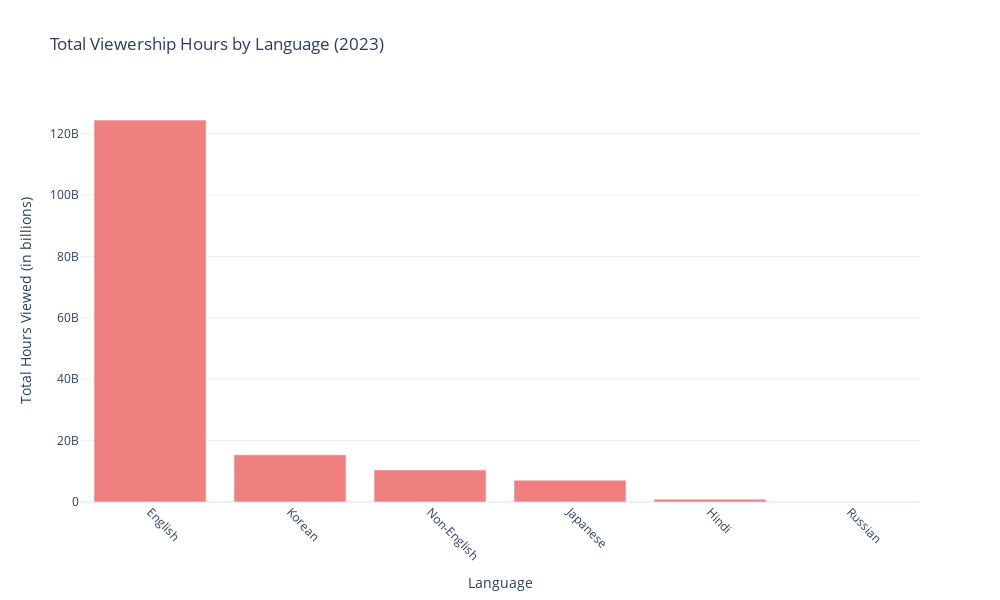

Notebook source saved alongside this figure:
### Markdown cell above
let’s analyze the distribution of viewership across different languages to understand which languages are contributing the most to Netflix’s content consumption

### Code cell
#The visualization reveals that English-language content significantly dominates Netflix’s viewership, followed by other languages like Korean. It indicates that Netflix’s primary audience is consuming 
#English content, although non-English shows and movies also have a considerable viewership share, which shows a diverse content strategy

# aggregate viewership hours by language
language_viewership = netflix_data.groupby('Language Indicator')['Hours Viewed'].sum().sort_values(ascending=False)

fig = go.Figure(data=[
    go.Bar(
        x=language_viewership.index,
        y=language_viewership.values,
        marker_color='lightcoral'
    )
])

fig.update_layout(
    title='Total Viewership Hours by Language (2023)',
    xaxis_title='Language',
    yaxis_title='Total Hours Viewed (in billions)',
    xaxis_tickangle=45,
    height=600,
    width=1000
)

fig.show()

### Figure 1 — Plotly figure (JSON) as saved in the notebook; plotly's stock layout.template omitted (floating-point values rounded to 4 significant figures)
{"data": [{"marker": {"color": "lightcoral"}, "type": "bar", "x": ["English", "Korean", "Non-English", "Japanese", "Hindi", "Russian"], "y": [124441700000, 15378400000, 10439100000, 7102000000, 926100000, 114600000]}], "layout": {"height": 600, "title": {"text": "Total Viewership Hours by Language (2023)"}, "width": 1000, "xaxis": {"autorange": true, "range": [-0.5, 5.5], "tickangle": 45, "title": {"text": "Language"}, "type": "category"}, "yaxis": {"autorange": true, "range": [0, 131000000000.0], "title": {"text": "Total Hours Viewed (in billions)"}, "type": "linear"}}}
